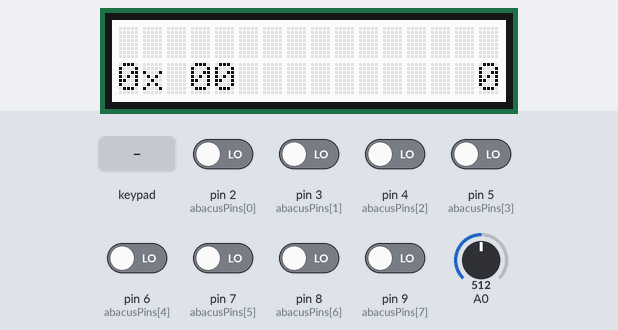
A sketch run on a simulated Arduino Uno, built with avr-gcc and run on an emulated ATmega328P. On the bench: 16×2 character LCD. The inputs (shaded band) are chosen by the test bench; at power-on: pin 2 (abacusPins[0]), pin 3 (abacusPins[1]), pin 4 (abacusPins[2]), pin 5 (abacusPins[3]), pin 6 (abacusPins[4]), pin 7 (abacusPins[5]), pin 8 (abacusPins[6]), pin 9 (abacusPins[7]) LOW, A0 = 512. Random numbers use the default seed unless the sketch sets one; what the sketch prints to the serial monitor is not drawn.

Above: at 2.7 s.
2.8 s: key 'U' pressed
At 4.2 s:
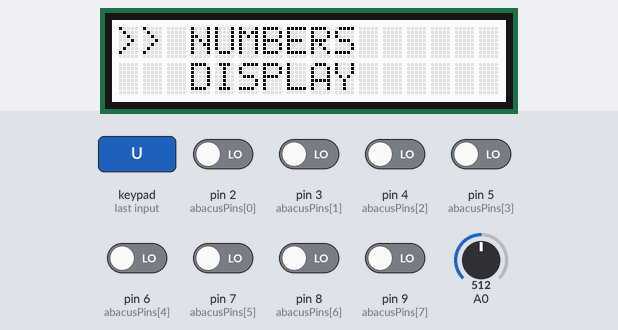
4.5 s: key 'D' pressed
At 5.2 s:
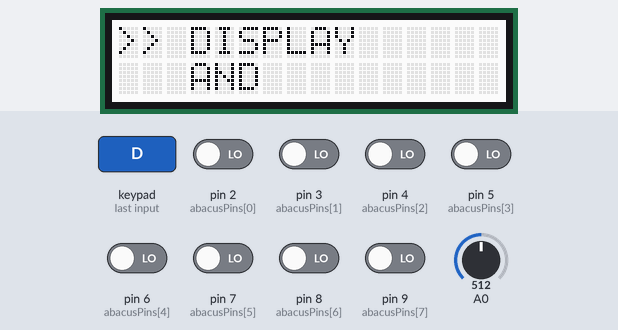
6.2 s: key 'D' pressed
At 7.6 s:
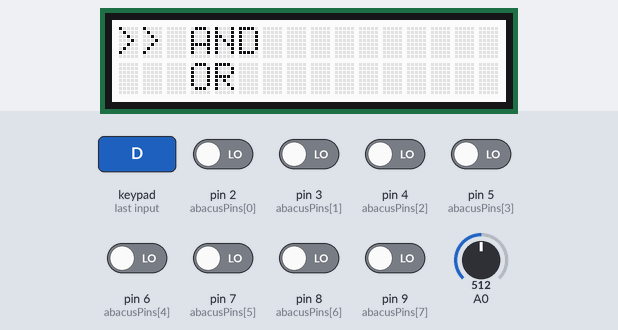
7.9 s: key 'S' pressed
At 9.2 s:
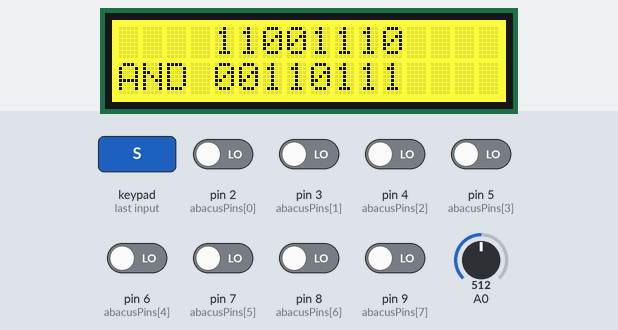
9.6 s: key 'S' pressed
At 10.5 s:
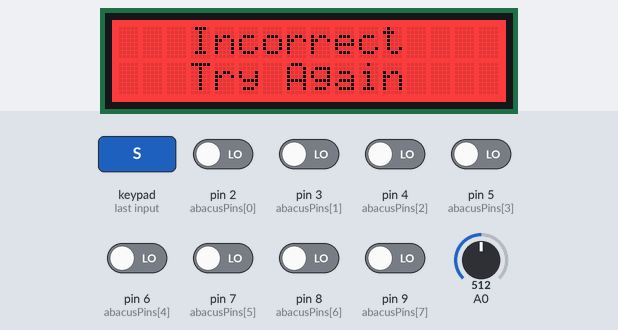
12.6 s: key 'D' pressed
At 13.6 s:
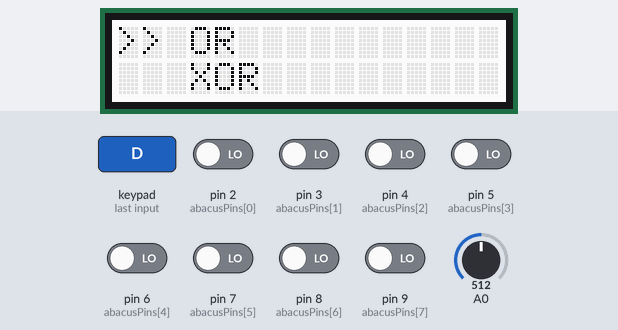
Timing chart, 0 to 15.3 s (numbered marks = the images above; inputs shaded):
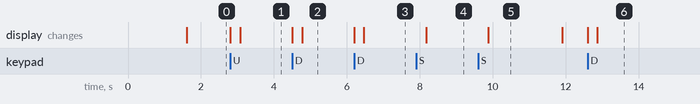

The sketch:

Digital_Abacus_R1.ino
```cpp
#include <Wire.h>
#include <Adafruit_MCP23017.h>
#include <Adafruit_RGBLCDShield.h>

#define RED 0x1
#define GREEN 0x2

#define YELLOW 0x3 	//AND
#define BLUE 0x4	//OR
#define VIOLET 0x5	//XOR
#define TEAL 0x6	//ASCII
#define WHITE 0x7 	//display and Menu

#define DISPLAY_MODE 2
#define AND_MODE 3
#define OR_MODE 4
#define XOR_MODE 5
#define ASCII_MODE 6
#define NUMBERS_MODE 7
#define MENU_MODE 8

#define INITIAL 0x0
#define REDRAW 	0x1
#define WAITING 0x2
#define INCORRECT 0x3
#define SUCCESS  0x4

volatile int currentMode = DISPLAY_MODE;
int currentOption = DISPLAY_MODE;
boolean optionChanged = false;

int state = INITIAL;
int num1;
int num2;
int answer;
const int colors [] = {0,0,7,3,6,5,6,3};
const String menu[] = {"", "", "DISPLAY", "AND", "OR", "XOR", "ASCII", "NUMBERS"};
const byte abacusPins[] = {2, 3, 4, 5, 6, 7, 8, 9};

Adafruit_RGBLCDShield lcd = Adafruit_RGBLCDShield();

void setup(){
  randomSeed(analogRead(0));

  // Set each pin connected to the Abacus switches as an input
  for(int i = 0; i < 8; i++)
  {
    pinMode(abacusPins[i], INPUT);
  }

  //Serial for debugging
  Serial.begin(9600);

  //Initiate LCD
  lcd.begin(16,2);
  lcd.setBacklight(WHITE);
  lcdDisplay("   FlipBit", " by DREAM TEAM");
  delay(1500);
  randomSeed(random(0,1000) * analogRead(0));
}

void loop(){

  uint8_t buttons = lcd.readButtons();

  if (buttons & BUTTON_UP)
  {
    Serial.println("Pressed up.");
    lcd.clear();
    lcd.setBacklight(WHITE);
    currentMode = MENU_MODE;
    optionChanged = true;
    currentOption--;
    if (currentOption <= 0x1)
      currentOption = 0x7;
    delay(250);
  }
  else if (buttons & BUTTON_DOWN)
  {
    Serial.println("Pressed down.");
    lcd.clear();
    lcd.setBacklight(WHITE);
    currentMode = MENU_MODE;
    optionChanged = true;
    currentOption++;
    if (currentOption >= 0x8)
      currentOption = 0x2;
    delay(250);
  }

  switch(currentMode)
  {
    case MENU_MODE:
      displayMenu(buttons);
      break;
    case DISPLAY_MODE:
      displayNumbers();
      break;
    case AND_MODE:
    case OR_MODE:
    case XOR_MODE:
    case ASCII_MODE:
    case NUMBERS_MODE:
	  runGame(buttons);
      break;
    default:
      Serial.print("Default in main loop.  ");
      Serial.println(currentMode);
      break;
  }

}

void displayMenu(uint8_t buttons)
{
  if (optionChanged)
  {
    optionChanged = false;
    int next = currentOption+1;
    if (next > 7)
      next = 2;

    lcd.clear();
    lcd.setCursor(0,0);
    lcd.print(">> ");
    lcd.print(menu[currentOption]);
    lcd.setCursor(0,1);
    lcd.print("   ");
    lcd.print(menu[next]);
  }
  if (buttons & BUTTON_SELECT)
  {
    currentMode = currentOption;
    state = INITIAL;
    delay(250);
   }
}

void displayNumbers()
{
  if (state == INITIAL)
  {
    state = WAITING;
    lcd.setBacklight(WHITE);
    lcd.clear();
  }
  byte input = readAbacus();

  char line1[16];
  char line2[16];
  char tmp[9];

  toBinary(tmp, input);
  sprintf(line1, "0b %8s %4c", tmp, input);
  sprintf(line2, "0x %02X %10d", input, input);

  lcdDisplay(line1, line2);
}

void runGame(uint8_t buttons)
{
  switch (state)
  {
    case INITIAL:
      num1 = random(255);
      num2 = random(255);
      switch(currentMode)
      {
        case AND_MODE:
          answer = num1 & num2;
	  break;
	case OR_MODE:
          answer = num1 | num2;
	  break;
	case XOR_MODE:
	  answer = num1 ^ num2;
          break;
        case ASCII_MODE:
          num1 = random(65, 123);
          answer = num1;
          break;
        case NUMBERS_MODE:
          answer = num1;
          break;
      	default:
	  break;
      }
      state = REDRAW;
      break;
    case REDRAW:
      char byte1[9];
      char byte2[9];
      char line1[16];
      char line2[16];

      if (currentMode == ASCII_MODE)
      {
        sprintf(line1, "Identify binary for ");
        sprintf(line2, "ASCII:   %c", num1);
      }
      else if (currentMode == NUMBERS_MODE)
      {
        sprintf(line1, "Identify binary for ");
        sprintf(line2, "decimal: %d", num1);
      }
      else
      {
        toBinary(byte1, num1);
        toBinary(byte2, num2);
        sprintf(line1, "    %8s", byte1);
        sprintf(line2, "%3s %8s", menu[currentMode].c_str(), byte2);
      }
      lcd.setBacklight(colors[currentMode]);
      lcd.clear();
      lcdDisplay(line1, line2);
      state = WAITING;
      break;
    case WAITING:
      if (buttons & BUTTON_SELECT)
      {
        byte input = readAbacus();
	if (input == answer)
          state = SUCCESS;
        else
          state = INCORRECT;
          delay(250);
		}
		break;
	case INCORRECT:
		lcd.setBacklight(RED);
		lcd.clear();
		lcdDisplay("   Incorrect", "   Try Again");
		delay(2000);
		state = REDRAW;
		break;
	case SUCCESS:
		lcd.setBacklight(GREEN);
		lcd.clear();
		lcdDisplay("   Correct!", "");
		delay(2000);
		state = INITIAL;
		break;
	default:
          Serial.println("Stuck in default in Game");
		break;
  }
}

void toBinary(char* buf, byte val)
{
  sprintf(buf,
            "%c%c%c%c%c%c%c%c",
            (val & 0x80) ? '1':'0',
            (val & 0x40) ? '1':'0',
            (val & 0x20) ? '1':'0',
            (val & 0x10) ? '1':'0',
            (val & 0x08) ? '1':'0',
            (val & 0x04) ? '1':'0',
            (val & 0x02) ? '1':'0',
            (val & 0x01) ? '1':'0');

  buf[8] = '\0';
}

byte readAbacus()
{
  byte val = 0;
  for(int i = 0; i < 8; i++)
  {
    val <<= 1;
    val |= digitalRead(abacusPins[i]);
  }
  return val;
}

void lcdDisplay(char* line1, char* line2)
{
  lcd.setCursor(0,0);
  lcd.print(line1);

  lcd.setCursor(0,1);
  lcd.print(line2);
}
```

Measured:
- after the input at 2.8 s, the display: first changes at once (image 1 shows a later state)
- after the input at 4.5 s, the display: first changes at once (image 2 shows a later state)
- after the input at 6.2 s, the display: first changes at once (image 3 shows a later state)
- after the input at 7.9 s, the display: changes after 0.28 s (image 4)
- after the input at 9.6 s, the display: changes after 0.28 s (image 5)
- after the input at 12.6 s, the display: first changes at once (image 6 shows a later state)
- what the display in image 5 shows lasts 2.0 s, from 9.9 s to 11.9 s
